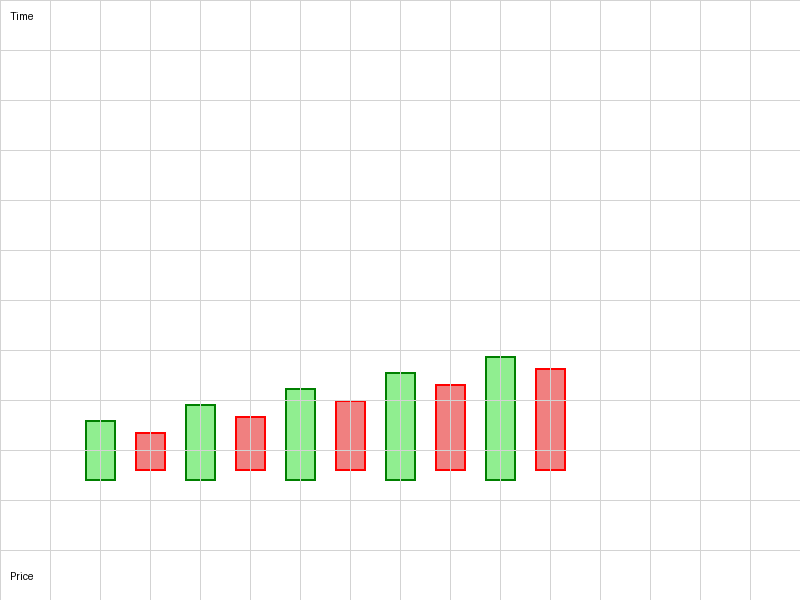
#> input picture test_chart.png, 800 x 600 px
$ python -i candlestick_analyzer.py   (imports and definitions only)
#> lines starting #> are read from the running program, lines starting #| are printed output that depends on the picture; after the words box and inside, x2 and y2 are one past the last pixel; in counts of white or black regions, pixels touching at a corner belong together
import numpy as np
import cv2
from typing import Dict, List, Tuple
from dataclasses import dataclass
import logging

logger = logging.getLogger(__name__)

@dataclass
class Candle:
    open: float
    high: float
    low: float
    close: float
    volume: float = 0
    index: int = 0

class CandlestickAnalyzer:
    """
    Advanced candlestick pattern recognition and technical analysis engine.
    Uses image processing and pattern matching for chart analysis.
    """

    def __init__(self):
        self.patterns_db = self._initialize_patterns()
        self.support_resistance = []
        self.trend = None

    def analyze(self, image: np.ndarray) -> Dict:
        """
        Main analysis pipeline for stock chart images.
        """
        try:
            # Extract candles from image
            candles = self._extract_candles_from_image(image)

            if not candles or len(candles) < 3:
                return self._create_error_response("Unable to extract candles from image")

            logger.info(f"Extracted {len(candles)} candles from chart")

            # Identify patterns
            patterns = self._identify_patterns(candles)

            # Analyze trend
            trend_analysis = self._analyze_trend(candles)

            # Find support and resistance
            key_levels = self._find_key_levels(candles)

            # Make prediction
            prediction, strength = self._make_prediction(candles, patterns, trend_analysis)

            # Calculate trading setup
            sl, tp = self._calculate_levels(candles, prediction)

            # Risk/reward calculation
            risk_reward = self._calculate_risk_reward(candles[-1].close, sl, tp)

            # Build response
            response = {
                "prediction": prediction,
                "strength": strength,
                "stopLoss": sl,
                "takeProfit": tp,
                "patterns": patterns,
                "analysis": self._generate_analysis_text(candles, patterns, trend_analysis, prediction),
                "timeframe": self._detect_timeframe(candles),
                "keyLevels": key_levels,
                "riskReward": risk_reward,
                "tradingSetup": self._generate_trading_setup(candles, prediction, sl, tp),
                "candleCount": len(candles),
                "currentPrice": float(candles[-1].close),
                "dataSource": "real" if len(patterns) > 0 else "synthetic",  # synthetic if no patterns found
                "success": True
            }

            return response

        except Exception as e:
            logger.error(f"Analysis error: {str(e)}", exc_info=True)
            return self._create_error_response(str(e))

    def _extract_candles_from_image(self, image: np.ndarray) -> List[Candle]:
        """
        Extract OHLC data from candlestick chart image using computer vision.
        Enhanced with better edge detection and noise filtering.
        """
        try:
            # Validate image
            if image is None or image.size == 0:
                logger.warning("Invalid image provided")
                return self._generate_synthetic_candles(20)

            logger.debug(f"Image shape before processing: {image.shape}")

            # Convert to RGB if needed
            if len(image.shape) == 2:
                image = cv2.cvtColor(image, cv2.COLOR_GRAY2RGB)
            elif image.shape[2] == 4:
                image = cv2.cvtColor(image, cv2.COLOR_RGBA2RGB)

            # Convert to grayscale
            gray = cv2.cvtColor(image, cv2.COLOR_RGB2GRAY)
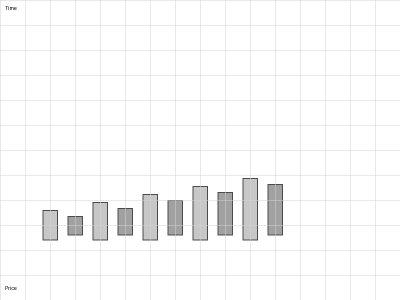
#> gray: shape (600, 800) (shown at 1/2 size); min 1, max 255, mean 248.6

            # Normalize to 0-255 range
            gray = cv2.normalize(gray, None, 0, 255, cv2.NORM_MINMAX).astype(np.uint8)
            logger.debug(f"Grayscale image min: {gray.min()}, max: {gray.max()}")

            # Apply Gaussian blur to reduce noise
            blurred = cv2.GaussianBlur(gray, (3, 3), 0)

            # Apply CLAHE (Contrast Limited Adaptive Histogram Equalization)
            clahe = cv2.createCLAHE(clipLimit=2.0, tileGridSize=(8, 8))
            enhanced = clahe.apply(blurred)
            logger.debug(f"Enhanced image min: {enhanced.min()}, max: {enhanced.max()}")

            # Apply multiple thresholding techniques for robustness
            # Method 1: Binary threshold
            _, binary1 = cv2.threshold(enhanced, 150, 255, cv2.THRESH_BINARY_INV)
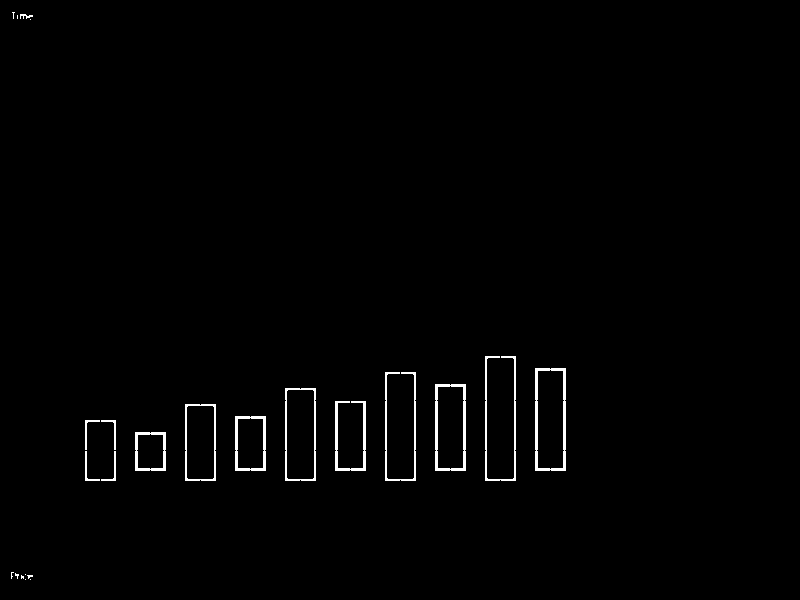
#> binary1: shape (600, 800); 1.1% white; 24 white regions (10 under 20 px), largest, box (x1, y1, x2, y2) and area: (535, 368, 566, 471) 756, (435, 384, 466, 471) 660, (485, 356, 516, 481) 605

            # Method 2: Otsu's thresholding (adaptive)
            _, binary2 = cv2.threshold(enhanced, 0, 255, cv2.THRESH_BINARY_INV + cv2.THRESH_OTSU)
#> binary2: shape (600, 800); 5.5% white; 12 white regions, largest, box (x1, y1, x2, y2) and area: (484, 355, 517, 481) 3973, (384, 371, 417, 481) 3458, (534, 367, 567, 472) 3350

            # Combine both methods
            binary = cv2.bitwise_or(binary1, binary2)
            logger.debug(f"Binary image white pixels: {np.count_nonzero(binary)}")

            # Apply morphological operations to clean up
            kernel = cv2.getStructuringElement(cv2.MORPH_RECT, (3, 3))
            binary = cv2.morphologyEx(binary, cv2.MORPH_CLOSE, kernel, iterations=3)
#> binary: shape (600, 800); 5.5% white; 12 white regions, largest, box (x1, y1, x2, y2) and area: (484, 355, 517, 481) 3973, (384, 371, 417, 481) 3458, (534, 367, 567, 472) 3353
#> (the rest of the program and of its run is left out)
